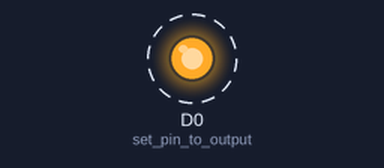
Bench run of a sketch on a simulated ESP8266 (NodeMCU). On the bench: output pins drawn as LEDs (lit = HIGH). Dashed ring = blinking.

Above: at 0.5 s.
Timing chart, 0 to 4.6 s (numbered marks = the images above):
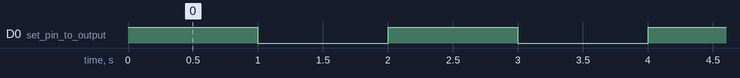

Measured:
- by itself, D0 (set_pin_to_output): alternates HIGH for 1.0 s and LOW for 1.0 s

The sketch:

ledON_BLINK.ino
```cpp
void setup() {
  pinMode(D0, OUTPUT);  //  set pin to output
}

void loop() {
  digitalWrite(D0, 1);  //  give supply
  delay(1000);          //  delay for blinking
  digitalWrite(D0, 0);
  delay(1000);
}
```
